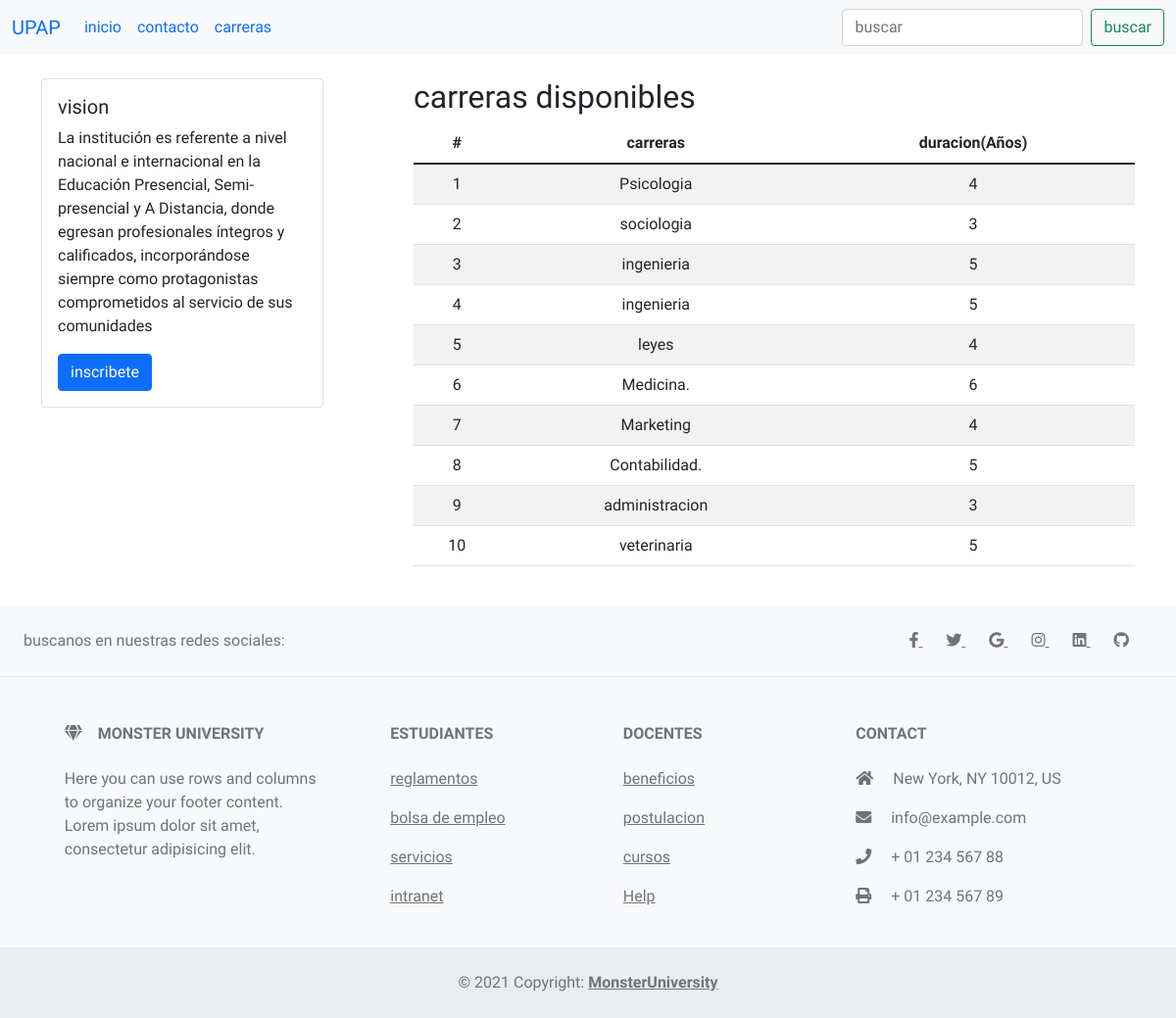
Screenshot of /carreras/ with the database file from the repository.
### aplicaciones/academico/models.py (models this page shows, shortened)
class carrera(models.Model):
    nombre=models.CharField(max_length=20,verbose_name='nombre')
    duracion=models.PositiveSmallIntegerField()
    titulo=models.CharField(max_length=40,verbose_name='titulo')
    curso=models.ForeignKey(curso,blank=True,null=True,on_delete=models.CASCADE)

### aplicaciones/academico/views.py (the view)
# urls.py: path('carreras/',carreralistview.as_view())
class carreralistview(ListView):
  model= carrera
  template_name= 'carreras.html'
  def get_context_data(self, **kwargs):
      context= super().get_context_data(**kwargs)
      context['titulo']='carreras'
      return context

### aplicaciones/academico/templates/carreras.html (shortened to what this page needs)
<!DOCTYPE html>
<html lang="en">
<head>
    {% load static %}
    <link href="https://cdn.jsdelivr.net/npm/bootstrap@5.1.3/dist/css/bootstrap.min.css" rel="stylesheet">
    <link rel="stylesheet" href="{% static 'css/gestion.css' %}">
    <link rel="stylesheet" href="https://cdnjs.cloudflare.com/ajax/libs/font-awesome/5.15.1/css/all.min.css">
</head>
<body>
    <nav class="navbar navbar-expand-lg bg-light">
        <div class="container-fluid">
          <a class="navbar-brand" href="#">UPAP</a>
          <div class="collapse navbar-collapse" id="navbarTogglerDemo02">
            <ul class="navbar-nav me-auto mb-2 mb-lg-0">
              <li class="nav-item">
                <a class="nav-link active" aria-current="page" href="/gestion">inicio</a>
              </li>
              <li class="nav-item">
                <a class="nav-link" href="/contacto">contacto</a>
              </li>
              <li class="nav-item">
                <a class="nav-link " href="/">carreras</a>
              </li>
            </ul>
            <form class="d-flex" role="search">
              <input class="form-control me-2" type="search" placeholder="buscar" aria-label="Search">
              <button class="btn btn-outline-success" type="submit">buscar</button>
            </form>
          </div>
        </div>
      </nav>
      <div class="container py-4">
        <div class="row">
            <div class="col-md-4">
                <div class="card" style="width: 18rem;">
                    <div class="card-body">
                      <h5 class="card-title">vision</h5>
                      <p class="card-text">La institución es referente a nivel nacional e internacional en la Educación Presencial, Semi-presencial y A Distancia, donde egresan profesionales íntegros y calificados, incorporándose siempre como protagonistas comprometidos al servicio de sus comunidades</p>
                      <a href="#" class="btn btn-primary">inscribete</a>
                    </div>
                  </div>
            </div>
            <div class="col-md-8">
                     <h2>carreras disponibles</h2>
                <div class="table-responsive">
                    <table class="table table-striped">
                        <thead>
                         <tr>
                             <th class="centrado">#</th>
                             <th class="centrado">carreras</th>
                             <th class="centrado">duracion(Años)</th>
                         </tr>
                        </thead>
                        <tbody>
                           {% for c in object_list%}
                           <tr>
                               <td class="centrado">{{forloop.counter}}</td>
                               <td class="centrado">{{c.nombre}}</td>
                               <td class="centrado">{{c.duracion}}</td>
                           </tr>
                           {% endfor %}
                        </tbody>
                     </table>
                </div>
            </div>
        </div>
    </div>
<footer class="text-center text-lg-start bg-light text-muted">
    <section
      class="d-flex justify-content-center justify-content-lg-between p-4 border-bottom"
    >
      <div class="me-5 d-none d-lg-block">
        <span>buscanos en nuestras redes sociales:</span>
      </div>
      <div>
        <a href="" class="me-4 text-reset">
          <i class="fab fa-facebook-f"></i>
        </a>
        <a href="" class="me-4 text-reset">
          <i class="fab fa-twitter"></i>
        </a>
        <a href="" class="me-4 text-reset">
          <i class="fab fa-google"></i>
        </a>
        <a href="" class="me-4 text-reset">
          <i class="fab fa-instagram"></i>
        </a>
        <a href="" class="me-4 text-reset">
          <i class="fab fa-linkedin"></i>
        </a>
        <a href="" class="me-4 text-reset">
          <i class="fab fa-github"></i>
        </a>
      </div>
    </section>
    <section class="">
      <div class="container text-center text-md-start mt-5">
        <div class="row mt-3">
          <div class="col-md-3 col-lg-4 col-xl-3 mx-auto mb-4">
            <h6 class="text-uppercase fw-bold mb-4">
              <i class="fas fa-gem me-3"></i>Monster University
            </h6>
            <p>
              Here you can use rows and columns to organize your footer content. Lorem ipsum
              dolor sit amet, consectetur adipisicing elit.
            </p>
          </div>
          <div class="col-md-2 col-lg-2 col-xl-2 mx-auto mb-4">
            <h6 class="text-uppercase fw-bold mb-4">
              estudiantes
            </h6>
            <p>
              <a href="#!" class="text-reset">reglamentos</a>
            </p>
            <p>
              <a href="#!" class="text-reset">bolsa de empleo</a>
            </p>
            <p>
              <a href="#!" class="text-reset">servicios</a>
            </p>
            <p>
              <a href="#!" class="text-reset">intranet</a>
            </p>
          </div>
          <div class="col-md-3 col-lg-2 col-xl-2 mx-auto mb-4">
            <h6 class="text-uppercase fw-bold mb-4">
              docentes
            </h6>
            <p>
              <a href="#!" class="text-reset">beneficios</a>
            </p>
            <p>
              <a href="#!" class="text-reset">postulacion</a>
            </p>
            <p>
              <a href="#!" class="text-reset">cursos</a>
            </p>
            <p>
              <a href="#!" class="text-reset">Help</a>
            </p>
          </div>
          <div class="col-md-4 col-lg-3 col-xl-3 mx-auto mb-md-0 mb-4">
            <h6 class="text-uppercase fw-bold mb-4">
              Contact
            </h6>
            <p><i class="fas fa-home me-3"></i> New York, NY 10012, US</p>
            <p>
              <i class="fas fa-envelope me-3"></i>
              info@example.com
            </p>
            <p><i class="fas fa-phone me-3"></i> + 01 234 567 88</p>
            <p><i class="fas fa-print me-3"></i> + 01 234 567 89</p>
          </div>
        </div>
      </div>
    </section>
    <div class="text-center p-4" style="background-color: rgba(0, 0, 0, 0.05);">
      © 2021 Copyright:
      <a class="text-reset fw-bold" href="https://mdbootstrap.com/">MonsterUniversity</a>
    </div>
  </footer>
</body>
</html>

### aplicaciones/academico/static/css/gestion.css (style rules this page uses)
body { font-family: 'Tiro Devanagari Hindi', serif; }
.centrado { text-align: center; vertical-align: middle; }

### rows the page displays
carrera: nombre "Psicologia", duracion "4"
carrera: nombre "sociologia", duracion "3"
carrera: nombre "ingenieria", duracion "5"
carrera: nombre "ingenieria", duracion "5"
carrera: nombre "leyes", duracion "4"
carrera: nombre "Medicina.", duracion "6"
carrera: nombre "Marketing", duracion "4"
carrera: nombre "Contabilidad.", duracion "5"
carrera: nombre "administracion", duracion "3"
carrera: nombre "veterinaria", duracion "5"
